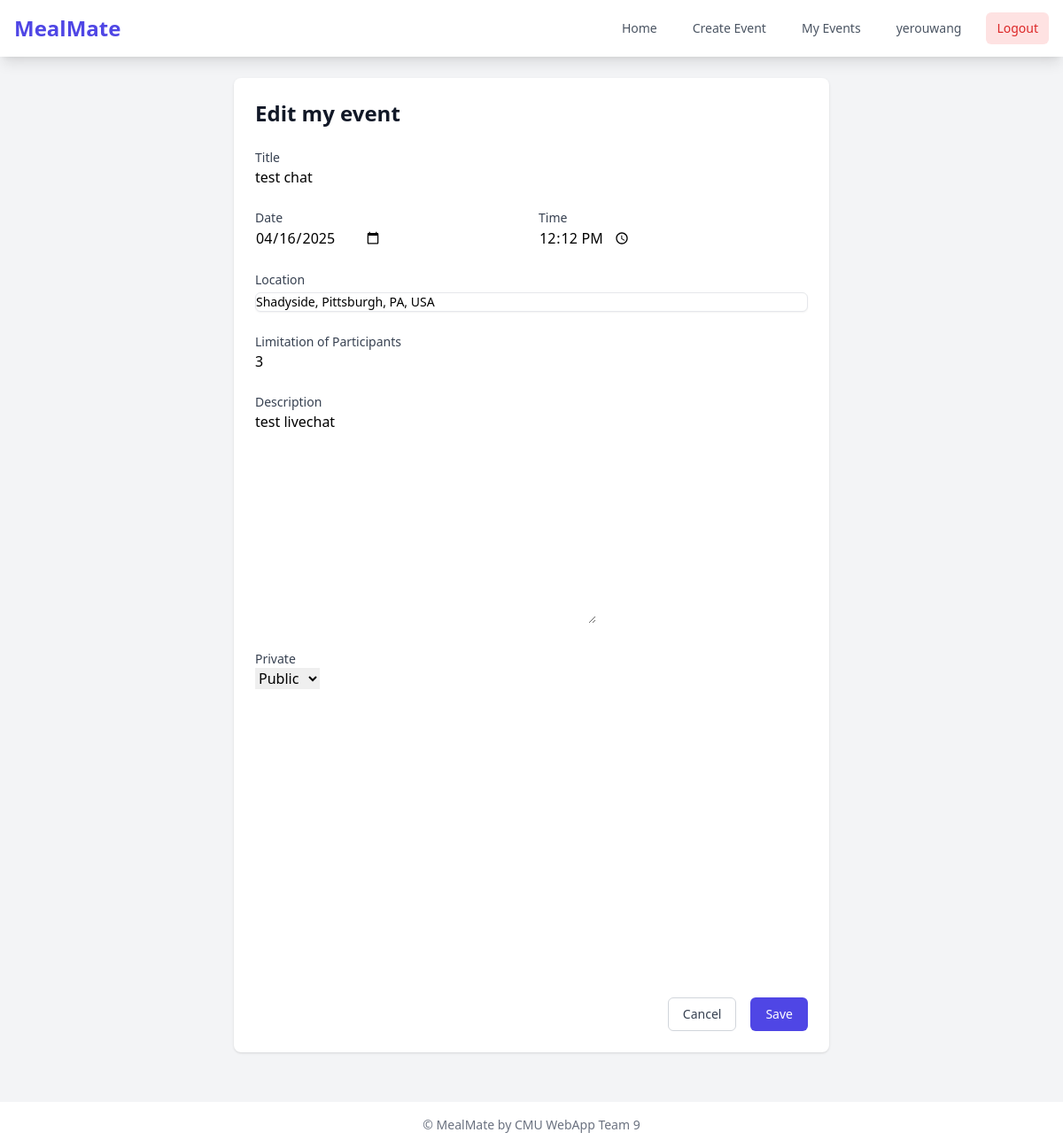
/event/1/edit/ (signed in), run on the app's committed database.
### MealMate/models.py (models this page shows, shortened)
class MealEvent(models.Model):
    title = models.CharField(max_length=100)
    description = models.TextField(blank=True)
    date_time = models.DateTimeField()
    location = models.CharField(max_length=255)
    latitude = models.FloatField(blank=True, null=True)
    longitude = models.FloatField(blank=True, null=True)
    max_participants = models.PositiveIntegerField()
    participants = models.ManyToManyField(User, through='Participation', related_name='events_joined')
    status = models.CharField(max_length=20, default='active')
    created_at = models.DateTimeField(auto_now_add=True)
    privacy = models.CharField(max_length=10, choices=[('public', 'Public'), ('private', 'Private')])
    invitation_code = models.CharField(max_length=10, blank=True, null=True)
    host = models.ForeignKey(User, on_delete=models.CASCADE, related_name='hosted_events')

### MealMate/views.py (the view)
# urls.py: path("event/<int:event_id>/edit/", views.edit_event, name='edit_event'),
@login_required
def edit_event(request, event_id):
    event = get_object_or_404(MealEvent, id=event_id)
    if event.host != request.user:
        messages.error(request, 'Only host can edit event')
        return redirect('event_detail', event_id=event.id)
    if request.method == 'POST':
        form = MealEventForm(request.POST, instance=event)
        if form.is_valid():
            updated_event = form.save(commit=False)
            date = form.cleaned_data.get('date')
            time = form.cleaned_data.get('time')
            updated_event.date_time = datetime.combine(date, time)
            try:
                updated_event.full_clean()  # Will trigger your model's clean()
                updated_event.save()
                messages.success(request, 'Event Updated！')
                return redirect('event_detail', event_id=event.id)
            except ValidationError as e:
                form.add_error(None, e)  # Attach model-level error to form
    else:
        initial = {
            'date': event.date_time.date(),
            'time': event.date_time.time(),
        }
        form = MealEventForm(instance=event, initial=initial)
    return render(request, 'MealMate/create_event.html', {
        'form': form,
        'edit': True,
        'event': event
    })

### MealMate/forms.py (shortened to what this page needs)
class MealEventForm(forms.ModelForm):
    date = forms.DateField(widget=forms.DateInput(attrs={'type': 'date'}))
    time = forms.TimeField(widget=forms.TimeInput(attrs={'type': 'time'}))
    class Meta:
        model = MealEvent
        fields = ['title', 'description', 'location', 'latitude', 'longitude',
                  'max_participants', 'privacy']
        widgets = {
            'location': forms.TextInput(attrs={
                'id': 'autocomplete',
                'placeholder': 'Start typing an address...',
                'class': 'mt-1 block w-full border rounded-md shadow-sm focus:ring-indigo-500 focus:border-indigo-500 sm:text-sm'
            }),
            'latitude': forms.HiddenInput(attrs={'id': 'latitude'}),
            'longitude': forms.HiddenInput(attrs={'id': 'longitude'}),
        }

### MealMate/templates/MealMate/create_event.html (shortened to what this page needs)
{% extends 'MealMate/base.html' %}
{% block content %}
<div class="max-w-2xl mx-auto">
    <div class="bg-white shadow rounded-lg p-6">
        <h1 class="text-2xl font-bold text-gray-900 mb-6">
            {% if edit %}Edit my event{% else %}Create a new event{% endif %}
        </h1>
        <form method="post" class="space-y-6">
            <div>
                <label class="block text-sm font-medium text-gray-700">Title</label>
                {{ form.title }}
            </div>
            <div class="grid grid-cols-1 md:grid-cols-2 gap-4">
                <div>
                    <label class="block text-sm font-medium text-gray-700">Date</label>
                    {{ form.date }}
                </div>
                <div>
                    <label class="block text-sm font-medium text-gray-700">Time</label>
                    {{ form.time }}
                </div>
            </div>
              <div class="mb-4">
                <label class="block text-sm font-medium text-gray-700">Location</label>
                {{ form.location }}
            </div>
            <div>
                <label class="block text-sm font-medium text-gray-700">Limitation of Participants</label>
                {{ form.max_participants }}
            </div>
            <div>
                <label class="block text-sm font-medium text-gray-700">Description</label>
                {{ form.description }}
            </div>
            <div>
                <label class="block text-sm font-medium text-gray-700">Private</label>
                {{ form.privacy }}
            </div>
            <div id="map" style="height: 300px; border-radius: 0.5rem;" class="my-4"></div>
            <div class="flex justify-end space-x-4">
                <a href="{% url 'home' %}"
                   class="inline-flex items-center px-4 py-2 border border-gray-300 text-sm font-medium rounded-md text-gray-700 bg-white hover:bg-gray-50">
                    Cancel
                </a>
                <button type="submit"
                        class="inline-flex items-center px-4 py-2 border border-transparent text-sm font-medium rounded-md text-white bg-indigo-600 hover:bg-indigo-700">
                    {% if edit %}Save{% else %}Create{% endif %}
                </button>
            </div>
        </form>
    </div>
</div>
{% endblock %}

### MealMate/templates/MealMate/base.html (shortened to what this page needs)
<!DOCTYPE html>
<html lang="en">
<head>
    <script src="https://cdn.tailwindcss.com"></script>
    <link rel="stylesheet" href="https://cdnjs.cloudflare.com/ajax/libs/font-awesome/5.15.4/css/all.min.css">
</head>
<body class="bg-gray-100">
    <nav class="bg-white shadow-lg">
        <div class="max-w-7xl mx-auto px-4">
            <div class="flex justify-between h-16 items-center">
                <div class="flex items-center">
                    <a href="{% url 'home' %}" class="text-2xl font-bold text-indigo-600">MealMate</a>
                </div>
                <div class="hidden sm:flex sm:space-x-4 items-center">
                    <a href="{% url 'home' %}" class="text-gray-600 hover:text-indigo-600 px-3 py-2 rounded-md text-sm font-medium">
                        Home
                    </a>
                    {% if user.is_authenticated %}
                        <a href="{% url 'create_event' %}" class="text-gray-600 hover:text-indigo-600 px-3 py-2 rounded-md text-sm font-medium">
                            Create Event
                        </a>
                        <a href="{% url 'my_events' %}" class="text-gray-600 hover:text-indigo-600 px-3 py-2 rounded-md text-sm font-medium">
                            My Events
                        </a>
                        <a href="{% url 'profile' %}" class="text-gray-600 hover:text-indigo-600 px-3 py-2 rounded-md text-sm font-medium">
                            {{ user.username }}
                        </a>
                        <form action="{% url 'logout' %}" method="post" class="inline">
                            <button type="submit" class="text-sm text-red-600 bg-red-100 hover:bg-red-200 px-3 py-2 rounded-md font-medium">
                                Logout
                            </button>
                        </form>
                    {% endif %}
                </div>
            </div>
        </div>
    </nav>
    <main class="max-w-7xl mx-auto py-6 sm:px-6 lg:px-8">
        {% block content %}
        {% endblock %}
    </main>
    <footer class="bg-white shadow-lg mt-8">
        <div class="max-w-7xl mx-auto py-4 px-4 sm:px-6 lg:px-8">
            <p class="text-center text-gray-500 text-sm">
                &copy; MealMate by CMU WebApp Team 9
            </p>
        </div>
    </footer>
</body>
</html>

### MealMate/templates/MealMate/create_event.html (style rules this page uses)
#map { height: 400px; width: 100%; border-radius: 0.5rem; }

### data on the page
MealEvent: title "test chat", location "Shadyside, Pittsburgh, PA, USA", max_participants "3", description "test livechat", privacy "Public"

### other printed values
{{ user.username }} "yerouwang"
